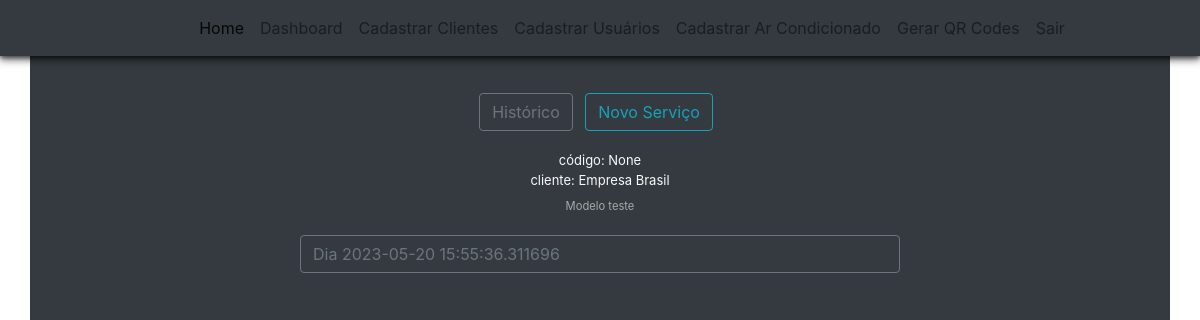
/dashboard/cliente/relatorio-servico/31 (signed in), run on an earlier commit of the app's database.
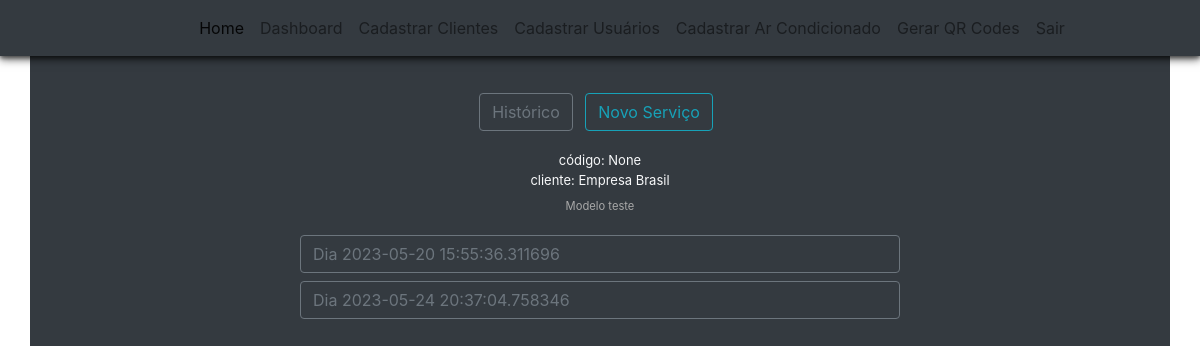
And on a later commit of the database.
### climaxcool/models.py (models this page shows)
class Services(database.Model):
    id = database.Column(database.Integer, primary_key=True)
    service = database.Column(database.String, nullable=False)
    date_create = database.Column(database.DateTime, nullable=False, default=datetime.utcnow)
    annotations = database.Column(database.String)
    price = database.Column(database.Integer)
    id_customer = database.Column(database.Integer, database.ForeignKey('customers.id'), nullable=False)
    id_equipment = database.Column(database.Integer, database.ForeignKey('equipments.id'), nullable=False)
    id_expert = database.Column(database.Integer, database.ForeignKey('users.id'), nullable=False)

### climaxcool/routes/routes.py (the view)
@app.route('/dashboard/cliente/relatorio-servico', defaults={'equipment_id': None})
@app.route('/dashboard/cliente/relatorio-servico/<int:equipment_id>')
@login_required
def report_service(equipment_id):
    report_service = services_viewmodel.report_service(equipment_id)
    return report_service

### climaxcool/models.py (called while the page is built)
@login_manager.user_loader
def load_user(id_user):
    return Users.query.get(int(id_user))

### climaxcool/templates/report_service.html (shortened to what this page needs)
{% extends 'nav_logged.html' %}
{% block bodynav %}
<div class="container bg-dark" style="padding-top: 60px; height: 100vh;">
    <div class="py-2 text-center">
        <div class="pb-2">
            <a id="btn-historico" class="btn btn-outline-secondary mr-2" href="{{url_for('report_service', equipment_id=equipment.id, customer_id=customer.id)}}">Histórico</a>
            <a id="btn-novo-servico" class="btn btn-outline-info mr-2" href="{{url_for('new_service', equipment_id=equipment.id, customer_id=customer.id)}}">Novo Serviço</a>
        </div>
    </div>
    <div class="container text-center text-light" id="option1">
        <div class="mt-1">
            <p style="font-size: small;" class="my-0">código: {{ equipment.qr_code }}</p>
            <p style="font-size: small;" class="my-0">cliente: {{customer.name_customer}}</p>
            <p style="font-size: 0.7rem; color: darkgrey;" class="mt-2">
                {{equipment.name_equipment}}
            </p>
        </div>
    </div>
    <div class="container row justify-content-center text-center text-light mx-0">
        {%for service in services%}
        <div class="col-md-7 mb-1">
            <button style="width: 100%; text-align: start;" class="btn btn-outline-secondary mt-1" type="button" data-bs-toggle="collapse" data-bs-target="#serv{{service.id}}"> Dia {{service.date}}</button>
        </div>
        {%endfor%}
    </div>
</div>
{% endblock %}

What changed in the data, as far as the page shows it:
added Services: date "2023-05-24 20:37:04.758346"
Also different on the page:
new list line: "Dia"
